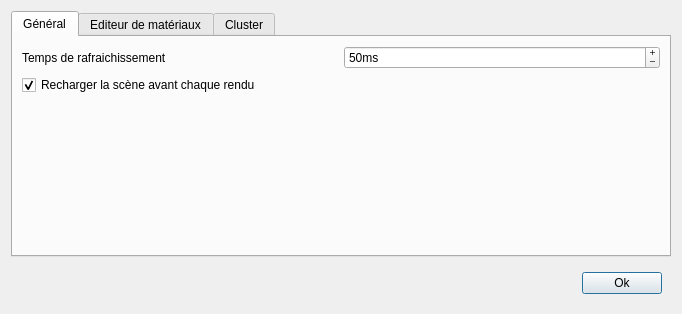
<?xml version="1.0" encoding="UTF-8"?>
<ui version="4.0">
 <class>Preferences</class>
 <widget class="QDialog" name="Preferences">
  <property name="geometry">
   <rect>
    <x>0</x>
    <y>0</y>
    <width>682</width>
    <height>314</height>
   </rect>
  </property>
  <property name="windowTitle">
   <string>Preferences</string>
  </property>
  <layout class="QVBoxLayout" name="verticalLayout">
   <item>
    <widget class="QTabWidget" name="tabWidget">
     <property name="currentIndex">
      <number>0</number>
     </property>
     <widget class="QWidget" name="tab_3">
      <attribute name="title">
       <string>Général</string>
      </attribute>
      <layout class="QGridLayout" name="gridLayout">
       <item row="0" column="1">
        <widget class="QSpinBox" name="_timer">
         <property name="buttonSymbols">
          <enum>QAbstractSpinBox::PlusMinus</enum>
         </property>
         <property name="suffix">
          <string>ms</string>
         </property>
         <property name="maximum">
          <number>100000</number>
         </property>
         <property name="value">
          <number>50</number>
         </property>
        </widget>
       </item>
       <item row="2" column="1">
        <spacer name="verticalSpacer">
         <property name="orientation">
          <enum>Qt::Vertical</enum>
         </property>
         <property name="sizeHint" stdset="0">
          <size>
           <width>20</width>
           <height>40</height>
          </size>
         </property>
        </spacer>
       </item>
       <item row="0" column="0">
        <widget class="QLabel" name="label">
         <property name="text">
          <string>Temps de rafraichissement</string>
         </property>
        </widget>
       </item>
       <item row="1" column="0" colspan="2">
        <widget class="QCheckBox" name="_reload">
         <property name="text">
          <string>Recharger la scène avant chaque rendu</string>
         </property>
         <property name="checked">
          <bool>true</bool>
         </property>
        </widget>
       </item>
      </layout>
     </widget>
     <widget class="QWidget" name="tab">
      <attribute name="title">
       <string>Editeur de matériaux</string>
      </attribute>
      <layout class="QGridLayout" name="gridLayout_2">
       <item row="0" column="0">
        <widget class="QLabel" name="label_2">
         <property name="text">
          <string>Antialiasing</string>
         </property>
        </widget>
       </item>
       <item row="2" column="0" colspan="2">
        <widget class="QCheckBox" name="_cubeMap">
         <property name="text">
          <string>CubeMap</string>
         </property>
         <property name="checked">
          <bool>true</bool>
         </property>
        </widget>
       </item>
       <item row="3" column="0">
        <spacer name="verticalSpacer_2">
         <property name="orientation">
          <enum>Qt::Vertical</enum>
         </property>
         <property name="sizeHint" stdset="0">
          <size>
           <width>20</width>
           <height>40</height>
          </size>
         </property>
        </spacer>
       </item>
       <item row="0" column="1">
        <widget class="QSpinBox" name="_antialiasing">
         <property name="buttonSymbols">
          <enum>QAbstractSpinBox::PlusMinus</enum>
         </property>
         <property name="minimum">
          <number>1</number>
         </property>
        </widget>
       </item>
      </layout>
     </widget>
     <widget class="QWidget" name="tab_2">
      <attribute name="title">
       <string>Cluster</string>
      </attribute>
      <layout class="QVBoxLayout" name="verticalLayout_2">
       <item>
        <widget class="QGroupBox" name="groupBox">
         <property name="title">
          <string>Serveur</string>
         </property>
         <layout class="QGridLayout" name="gridLayout_3">
          <item row="0" column="0">
           <widget class="QLabel" name="label_3">
            <property name="text">
             <string>Nombre threads</string>
            </property>
           </widget>
          </item>
          <item row="0" column="1">
           <widget class="QSpinBox" name="_threads">
            <property name="buttonSymbols">
             <enum>QAbstractSpinBox::PlusMinus</enum>
            </property>
            <property name="minimum">
             <number>1</number>
            </property>
            <property name="maximum">
             <number>10000</number>
            </property>
            <property name="value">
             <number>2</number>
            </property>
           </widget>
          </item>
          <item row="1" column="0">
           <widget class="QLabel" name="label_4">
            <property name="text">
             <string>Intervalle de log</string>
            </property>
           </widget>
          </item>
          <item row="1" column="1">
           <widget class="QSpinBox" name="_serverLogTime">
            <property name="buttonSymbols">
             <enum>QAbstractSpinBox::PlusMinus</enum>
            </property>
            <property name="suffix">
             <string>ms</string>
            </property>
            <property name="minimum">
             <number>1</number>
            </property>
            <property name="maximum">
             <number>1000000</number>
            </property>
            <property name="value">
             <number>500</number>
            </property>
           </widget>
          </item>
         </layout>
        </widget>
       </item>
       <item>
        <widget class="QGroupBox" name="groupBox_2">
         <property name="title">
          <string>Client</string>
         </property>
         <layout class="QGridLayout" name="gridLayout_4">
          <item row="0" column="0">
           <widget class="QLabel" name="label_5">
            <property name="text">
             <string>Intervalle rafraichissement des serveurs</string>
            </property>
           </widget>
          </item>
          <item row="0" column="1">
           <widget class="QSpinBox" name="_clientLogTime">
            <property name="buttonSymbols">
             <enum>QAbstractSpinBox::PlusMinus</enum>
            </property>
            <property name="suffix">
             <string>ms</string>
            </property>
            <property name="minimum">
             <number>1</number>
            </property>
            <property name="maximum">
             <number>100000</number>
            </property>
            <property name="value">
             <number>500</number>
            </property>
           </widget>
          </item>
         </layout>
        </widget>
       </item>
      </layout>
     </widget>
    </widget>
   </item>
   <item>
    <widget class="QWidget" name="widget" native="true">
     <layout class="QHBoxLayout" name="horizontalLayout">
      <item>
       <spacer name="horizontalSpacer">
        <property name="orientation">
         <enum>Qt::Horizontal</enum>
        </property>
        <property name="sizeHint" stdset="0">
         <size>
          <width>40</width>
          <height>20</height>
         </size>
        </property>
       </spacer>
      </item>
      <item>
       <widget class="QPushButton" name="pushButton">
        <property name="text">
         <string>Ok</string>
        </property>
       </widget>
      </item>
     </layout>
    </widget>
   </item>
  </layout>
 </widget>
 <resources/>
 <connections>
  <connection>
   <sender>pushButton</sender>
   <signal>clicked()</signal>
   <receiver>Preferences</receiver>
   <slot>hide()</slot>
   <hints>
    <hint type="sourcelabel">
     <x>621</x>
     <y>309</y>
    </hint>
    <hint type="destinationlabel">
     <x>340</x>
     <y>171</y>
    </hint>
   </hints>
  </connection>
 </connections>
</ui>
